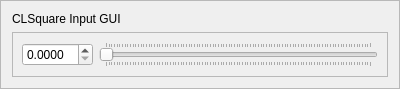
<?xml version="1.0" encoding="UTF-8"?>
<ui version="4.0">
 <class>InputWidget</class>
 <widget class="QFrame" name="InputWidget">
  <property name="geometry">
   <rect>
    <x>0</x>
    <y>0</y>
    <width>400</width>
    <height>83</height>
   </rect>
  </property>
  <property name="sizePolicy">
   <sizepolicy hsizetype="Preferred" vsizetype="Fixed">
    <horstretch>0</horstretch>
    <verstretch>0</verstretch>
   </sizepolicy>
  </property>
  <property name="windowTitle">
   <string>Frame</string>
  </property>
  <property name="frameShape">
   <enum>QFrame::StyledPanel</enum>
  </property>
  <property name="frameShadow">
   <enum>QFrame::Raised</enum>
  </property>
  <layout class="QVBoxLayout" name="verticalLayout">
   <item>
    <widget class="QLabel" name="description">
     <property name="sizePolicy">
      <sizepolicy hsizetype="Preferred" vsizetype="Fixed">
       <horstretch>0</horstretch>
       <verstretch>0</verstretch>
      </sizepolicy>
     </property>
     <property name="text">
      <string>CLSquare Input GUI</string>
     </property>
    </widget>
   </item>
   <item>
    <widget class="QFrame" name="frame">
     <property name="sizePolicy">
      <sizepolicy hsizetype="Preferred" vsizetype="Preferred">
       <horstretch>0</horstretch>
       <verstretch>0</verstretch>
      </sizepolicy>
     </property>
     <property name="frameShape">
      <enum>QFrame::StyledPanel</enum>
     </property>
     <property name="frameShadow">
      <enum>QFrame::Raised</enum>
     </property>
     <layout class="QHBoxLayout" name="horizontalLayout">
      <item>
       <widget class="QDoubleSpinBox" name="SpinBox">
        <property name="enabled">
         <bool>true</bool>
        </property>
        <property name="readOnly">
         <bool>false</bool>
        </property>
        <property name="decimals">
         <number>4</number>
        </property>
        <property name="singleStep">
         <double>0.010000000000000</double>
        </property>
       </widget>
      </item>
      <item>
       <widget class="QSlider" name="slider">
        <property name="orientation">
         <enum>Qt::Horizontal</enum>
        </property>
        <property name="tickPosition">
         <enum>QSlider::TicksBothSides</enum>
        </property>
       </widget>
      </item>
     </layout>
    </widget>
   </item>
  </layout>
 </widget>
 <resources/>
 <connections/>
</ui>
